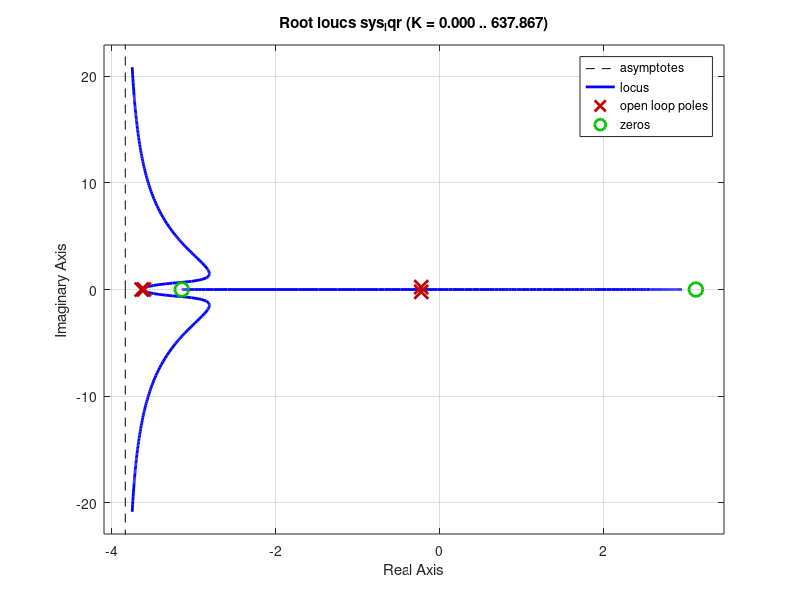

Source code (MATLAB):
%model parameters
mc=1.5 
mp=0.5
g=9.82
L=1
d1=0.01
d2=0.01
A=[0,0,1,0;0,0,0,1;0,g*mp/mc,-d1/mc,-d2/(L*mc);0,g*(mp+mc)/(L*mc),-d1/(L*mc),-d2*(mc+mp)/(L*L*mc*mp)] %state matrices
B=[0;0;1/mc;1/(L*mc)]
C1=[1,0,0,0]  %q1 as output 
C2=[0,1,0,0]  %q2 as output
D=0
sys1=ss(A,B,C1,D) %build state-space model for q1
sys2=ss(A,B,C2,D) %build state-space model for q2

P1=pole(sys1)
P2=pole(sys2)
e=eig(A)
[z1,gain1]=zero(sys1)
[z2,gain2]=zero(sys2)
s1=isstable(sys1) %if s1=1, system is stable, else not
s2=isstable(sys2)
%plots zero pole map of the system 
pzmap(sys1) 
pzmap(sys2)
o1=rank(obsv(sys1)) %if o1=4 system is obseravble, else not
o2=rank(obsv(sys2))
c1=rank(ctrb(sys1)) %if c1=4 system is controllable, else not
c2=rank(ctrb(sys2))

sys1_tf=tf(sys1) %converts state-space model to transfer function
sys2_tf=tf(sys2)
[b1,a1]=ss2tf(A,B,C1,D) %converts state-space model to transfer function
[b2,a2]=ss2tf(A,B,C2,D)
sys1_zpg=zpk(sys1) %converts to zero-pole-gain model
sys2_zpg=zpk(sys2)

ob1=obsv(sys1)    %controllability of system
ob2=obsv(sys2)

co1=ctrb(sys1)    %observability of system
co2=ctrb(sys2)

%a state feedback controller using pole placement
p =[-1 -0.5 -3 -2]
K = place(A,B,p)

Q=diag([2000 5 4 0.00003])
R=50000
N=[0;0;0;0]
K=lqr(sys1,Q,R,N)
A1=A-B*K
sys_lqr=ss(A1,B,C1,D)
P=pole(sys_lqr)
rlocus(sys_lqr)
S=isstable(sys_lqr)